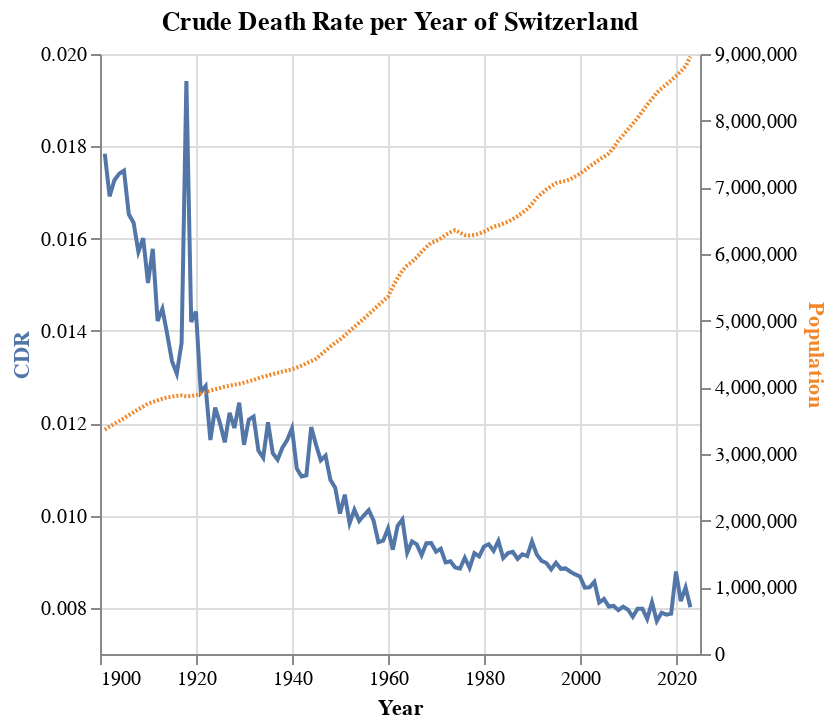

The notebook cell saved with this chart:
### Code cell
base = alt.Chart(df).encode(
    alt.X("Year:T", scale=alt.Scale(domain=["1900-01-01", "2025-01-01"]))
)

line_A = base.mark_line(color="#5276A7").encode(
    y=alt.Y("CDR:Q", scale=alt.Scale(zero=False), axis=alt.Axis(titleColor="#5276A7"))
)

line_B = base.mark_line(color="#F18727", strokeDash=[1]).encode(
    y=alt.Y("Population:Q", axis=alt.Axis(titleColor="#F18727"))
)

chart = (
    alt.layer(line_A, line_B)
    .resolve_scale(y="independent")
    .properties(title="Crude Death Rate per Year of Switzerland")
    .interactive()
)
# chart.save("swiss_mortality_chart.html")
chart

### Figure 1 — Vega specification as saved in the notebook (floating-point values rounded to 4 significant figures)
{"$schema": "https://vega.github.io/schema/vega/v5.json", "data": [{"name": "param_3_store"}, {"name": "source_0", "values": [{"CDR": 0.01784, "Population": 3364000.0, "Year": "1901-01-01T00:00:00.000"}, {"CDR": 0.01692, "Population": 3411000.0, "Year": "1902-01-01T00:00:00.000"}, {"CDR": 0.01726, "Population": 3454000.0, "Year": "1903-01-01T00:00:00.000"}, {"CDR": 0.01741, "Population": 3496000.0, "Year": "1904-01-01T00:00:00.000"}, {"CDR": 0.01747, "Population": 3537000.0, "Year": "1905-01-01T00:00:00.000"}, {"CDR": 0.01653, "Population": 3582000.0, "Year": "1906-01-01T00:00:00.000"}, {"CDR": 0.01634, "Population": 3625000.0, "Year": "1907-01-01T00:00:00.000"}, {"CDR": 0.01572, "Population": 3671000.0, "Year": "1908-01-01T00:00:00.000"}, {"CDR": 0.01601, "Population": 3712000.0, "Year": "1909-01-01T00:00:00.000"}, {"CDR": 0.01504, "Population": 3757000.0, "Year": "1910-01-01T00:00:00.000"}, {"CDR": 0.01578, "Population": 3778000.0, "Year": "1911-01-01T00:00:00.000"}, {"CDR": 0.01422, "Population": 3806000.0, "Year": "1912-01-01T00:00:00.000"}, {"CDR": 0.01448, "Population": 3828000.0, "Year": "1913-01-01T00:00:00.000"}, {"CDR": 0.01393, "Population": 3850000.0, "Year": "1914-01-01T00:00:00.000"}, {"CDR": 0.01335, "Population": 3861000.0, "Year": "1915-01-01T00:00:00.000"}, {"CDR": 0.01307, "Population": 3872000.0, "Year": "1916-01-01T00:00:00.000"}, {"CDR": 0.01374, "Population": 3879000.0, "Year": "1917-01-01T00:00:00.000"}, {"CDR": 0.01941, "Population": 3865000.0, "Year": "1918-01-01T00:00:00.000"}, {"CDR": 0.0142, "Population": 3869000.0, "Year": "1919-01-01T00:00:00.000"}, {"CDR": 0.01442, "Population": 3883000.0, "Year": "1920-01-01T00:00:00.000"}, {"CDR": 0.01267, "Population": 3909000.0, "Year": "1921-01-01T00:00:00.000"}, {"CDR": 0.0128, "Population": 3929000.0, "Year": "1922-01-01T00:00:00.000"}, {"CDR": 0.01163, "Population": 3952000.0, "Year": "1923-01-01T00:00:00.000"}, {"CDR": 0.01234, "Population": 3971000.0, "Year": "1924-01-01T00:00:00.000"}, {"CDR": 0.012, "Population": 3989000.0, "Year": "1925-01-01T00:00:00.000"}, {"CDR": 0.01159, "Population": 4010000.0, "Year": "1926-01-01T00:00:00.000"}, {"CDR": 0.01223, "Population": 4024000.0, "Year": "1927-01-01T00:00:00.000"}, {"CDR": 0.0119, "Population": 4040000.0, "Year": "1928-01-01T00:00:00.000"}, {"CDR": 0.01245, "Population": 4053000.0, "Year": "1929-01-01T00:00:00.000"}, {"CDR": 0.01153, "Population": 4070000.0, "Year": "1930-01-01T00:00:00.000"}, {"CDR": 0.01208, "Population": 4092000.0, "Year": "1931-01-01T00:00:00.000"}, {"CDR": 0.01214, "Population": 4110000.0, "Year": "1932-01-01T00:00:00.000"}, {"CDR": 0.01141, "Population": 4136000.0, "Year": "1933-01-01T00:00:00.000"}, {"CDR": 0.01125, "Population": 4160000.0, "Year": "1934-01-01T00:00:00.000"}, {"CDR": 0.01202, "Population": 4179000.0, "Year": "1935-01-01T00:00:00.000"}, {"CDR": 0.01135, "Population": 4199000.0, "Year": "1936-01-01T00:00:00.000"}, {"CDR": 0.01121, "Population": 4217000.0, "Year": "1937-01-01T00:00:00.000"}, {"CDR": 0.01147, "Population": 4235000.0, "Year": "1938-01-01T00:00:00.000"}, {"CDR": 0.01164, "Population": 4253000.0, "Year": "1939-01-01T00:00:00.000"}, {"CDR": 0.01189, "Population": 4269000.0, "Year": "1940-01-01T00:00:00.000"}, {"CDR": 0.01102, "Population": 4297000.0, "Year": "1941-01-01T00:00:00.000"}, {"CDR": 0.01085, "Population": 4327000.0, "Year": "1942-01-01T00:00:00.000"}, {"CDR": 0.01087, "Population": 4361000.0, "Year": "1943-01-01T00:00:00.000"}, {"CDR": 0.01192, "Population": 4392000.0, "Year": "1944-01-01T00:00:00.000"}, {"CDR": 0.01154, "Population": 4428000.0, "Year": "1945-01-01T00:00:00.000"}, {"CDR": 0.0112, "Population": 4490000.0, "Year": "1946-01-01T00:00:00.000"}, {"CDR": 0.0113, "Population": 4549000.0, "Year": "1947-01-01T00:00:00.000"}, {"CDR": 0.01077, "Population": 4611000.0, "Year": "1948-01-01T00:00:00.000"}, {"CDR": 0.0106, "Population": 4668000.0, "Year": "1949-01-01T00:00:00.000"}, {"CDR": 0.01004, "Population": 4717000.0, "Year": "1950-01-01T00:00:00.000"}, {"CDR": 0.01045, "Population": 4779000.0, "Year": "1951-01-01T00:00:00.000"}, {"CDR": 0.009831, "Population": 4844000.0, "Year": "1952-01-01T00:00:00.000"}, {"CDR": 0.01013, "Population": 4907000.0, "Year": "1953-01-01T00:00:00.000"}, {"CDR": 0.009881, "Population": 4970000.0, "Year": "1954-01-01T00:00:00.000"}, {"CDR": 0.01001, "Population": 5034000.0, "Year": "1955-01-01T00:00:00.000"}, {"CDR": 0.01012, "Population": 5097000.0, "Year": "1956-01-01T00:00:00.000"}, {"CDR": 0.009891, "Population": 5163000.0, "Year": "1957-01-01T00:00:00.000"}, {"CDR": 0.009423, "Population": 5230000.0, "Year": "1958-01-01T00:00:00.000"}, {"CDR": 0.009457, "Population": 5296000.0, "Year": "1959-01-01T00:00:00.000"}, {"CDR": 0.009719, "Population": 5360000.0, "Year": "1960-01-01T00:00:00.000"}, {"CDR": 0.009259, "Population": 5508000.0, "Year": "1961-01-01T00:00:00.000"}, {"CDR": 0.009775, "Population": 5639000.0, "Year": "1962-01-01T00:00:00.000"}, {"CDR": 0.009912, "Population": 5749000.0, "Year": "1963-01-01T00:00:00.000"}, {"CDR": 0.009197, "Population": 5829000.0, "Year": "1964-01-01T00:00:00.000"}, {"CDR": 0.009441, "Population": 5884000.0, "Year": "1965-01-01T00:00:00.000"}, {"CDR": 0.009375, "Population": 5952000.0, "Year": "1966-01-01T00:00:00.000"}, {"CDR": 0.009143, "Population": 6031000.0, "Year": "1967-01-01T00:00:00.000"}, {"CDR": 0.009399, "Population": 6104000.0, "Year": "1968-01-01T00:00:00.000"}, {"CDR": 0.009403, "Population": 6169000.0, "Year": "1969-01-01T00:00:00.000"}, {"CDR": 0.009219, "Population": 6193000.0, "Year": "1970-01-01T00:00:00.000"}, {"CDR": 0.009281, "Population": 6234000.0, "Year": "1971-01-01T00:00:00.000"}, {"CDR": 0.008983, "Population": 6288000.0, "Year": "1972-01-01T00:00:00.000"}, {"CDR": 0.009008, "Population": 6327000.0, "Year": "1973-01-01T00:00:00.000"}, {"CDR": 0.008874, "Population": 6356000.0, "Year": "1974-01-01T00:00:00.000"}, {"CDR": 0.008847, "Population": 6321000.0, "Year": "1975-01-01T00:00:00.000"}, {"CDR": 0.009086, "Population": 6284000.0, "Year": "1976-01-01T00:00:00.000"}, {"CDR": 0.008865, "Population": 6278000.0, "Year": "1977-01-01T00:00:00.000"}, {"CDR": 0.009183, "Population": 6285000.0, "Year": "1978-01-01T00:00:00.000"}, {"CDR": 0.009115, "Population": 6304000.0, "Year": "1979-01-01T00:00:00.000"}, {"CDR": 0.009328, "Population": 6335000.0, "Year": "1980-01-01T00:00:00.000"}, {"CDR": 0.009378, "Population": 6373000.0, "Year": "1981-01-01T00:00:00.000"}, {"CDR": 0.009237, "Population": 6410000.0, "Year": "1982-01-01T00:00:00.000"}, {"CDR": 0.009452, "Population": 6428000.0, "Year": "1983-01-01T00:00:00.000"}, {"CDR": 0.009077, "Population": 6456000.0, "Year": "1984-01-01T00:00:00.000"}, {"CDR": 0.009188, "Population": 6485000.0, "Year": "1985-01-01T00:00:00.000"}, {"CDR": 0.009214, "Population": 6523000.0, "Year": "1986-01-01T00:00:00.000"}, {"CDR": 0.009062, "Population": 6567000.0, "Year": "1987-01-01T00:00:00.000"}, {"CDR": 0.009161, "Population": 6620000.0, "Year": "1988-01-01T00:00:00.000"}, {"CDR": 0.009122, "Population": 6674000.0, "Year": "1989-01-01T00:00:00.000"}, {"CDR": 0.009442, "Population": 6751000.0, "Year": "1990-01-01T00:00:00.000"}, {"CDR": 0.009153, "Population": 6843000.0, "Year": "1991-01-01T00:00:00.000"}, {"CDR": 0.009019, "Population": 6908000.0, "Year": "1992-01-01T00:00:00.000"}, {"CDR": 0.008971, "Population": 6969000.0, "Year": "1993-01-01T00:00:00.000"}, {"CDR": 0.008831, "Population": 7019000.0, "Year": "1994-01-01T00:00:00.000"}, {"CDR": 0.008975, "Population": 7062000.0, "Year": "1995-01-01T00:00:00.000"}, {"CDR": 0.008845, "Population": 7081000.0, "Year": "1996-01-01T00:00:00.000"}, {"CDR": 0.008855, "Population": 7096000.0, "Year": "1997-01-01T00:00:00.000"}, {"CDR": 0.008783, "Population": 7124000.0, "Year": "1998-01-01T00:00:00.000"}, {"CDR": 0.008724, "Population": 7164000.0, "Year": "1999-01-01T00:00:00.000"}, {"CDR": 0.00868, "Population": 7204000.0, "Year": "2000-01-01T00:00:00.000"}, {"CDR": 0.008439, "Population": 7256000.0, "Year": "2001-01-01T00:00:00.000"}, {"CDR": 0.008445, "Population": 7314000.0, "Year": "2002-01-01T00:00:00.000"}, {"CDR": 0.008564, "Population": 7364000.0, "Year": "2003-01-01T00:00:00.000"}, {"CDR": 0.008116, "Population": 7415000.0, "Year": "2004-01-01T00:00:00.000"}, {"CDR": 0.008195, "Population": 7459000.0, "Year": "2005-01-01T00:00:00.000"}, {"CDR": 0.008028, "Population": 7509000.0, "Year": "2006-01-01T00:00:00.000"}, {"CDR": 0.008045, "Population": 7593000.0, "Year": "2007-01-01T00:00:00.000"}, {"CDR": 0.00795, "Population": 7702000.0, "Year": "2008-01-01T00:00:00.000"}, {"CDR": 0.008024, "Population": 7786000.0, "Year": "2009-01-01T00:00:00.000"}, {"CDR": 0.00796, "Population": 7870000.0, "Year": "2010-01-01T00:00:00.000"}, {"CDR": 0.007806, "Population": 7955000.0, "Year": "2011-01-01T00:00:00.000"}, {"CDR": 0.007983, "Population": 8039000.0, "Year": "2012-01-01T00:00:00.000"}, {"CDR": 0.007981, "Population": 8140000.0, "Year": "2013-01-01T00:00:00.000"}, {"CDR": 0.007762, "Population": 8238000.0, "Year": "2014-01-01T00:00:00.000"}, {"CDR": 0.008119, "Population": 8327000.0, "Year": "2015-01-01T00:00:00.000"}, {"CDR": 0.007716, "Population": 8420000.0, "Year": "2016-01-01T00:00:00.000"}, {"CDR": 0.007894, "Population": 8484000.0, "Year": "2017-01-01T00:00:00.000"}, {"CDR": 0.007852, "Population": 8545000.0, "Year": "2018-01-01T00:00:00.000"}, {"CDR": 0.007876, "Population": 8606000.0, "Year": "2019-01-01T00:00:00.000"}, {"CDR": 0.008788, "Population": 8670000.0, "Year": "2020-01-01T00:00:00.000"}, {"CDR": 0.008147, "Population": 8739000.0, "Year": "2021-01-01T00:00:00.000"}, {"CDR": 0.008443, "Population": 8815000.0, "Year": "2022-01-01T00:00:00.000"}, {"CDR": 0.008014, "Population": 8962000.0, "Year": "2023-01-01T00:00:00.000"}], "transform": [{"type": "formula", "expr": "toDate(datum['Year'])", "as": "Year"}]}, {"name": "source_0_view_1_y_domain_CDR", "values": [{"min": 0.007716, "max": 0.01941}]}, {"name": "source_0_layer_1_y_domain_Population", "values": [{"min": 3364000.0, "max": 8962000.0}]}], "signals": [{"name": "unit", "value": {}, "on": [{"events": "pointermove", "update": "isTuple(group()) ? group() : unit"}]}, {"name": "param_3", "update": "vlSelectionResolve(\"param_3_store\", \"union\")"}, {"name": "param_3_Year", "on": [{"events": [{"source": "view", "type": "dblclick"}], "update": "null"}, {"events": {"signal": "param_3_translate_delta"}, "update": "panLinear(param_3_translate_anchor.extent_x, -param_3_translate_delta.x / width)"}, {"events": {"signal": "param_3_zoom_delta"}, "update": "zoomLinear(domain(\"x\"), param_3_zoom_anchor.x, param_3_zoom_delta)"}]}, {"name": "param_3_CDR", "on": [{"events": [{"source": "view", "type": "dblclick"}], "update": "null"}, {"events": {"signal": "param_3_translate_delta"}, "update": "panLinear(param_3_translate_anchor.extent_y, param_3_translate_delta.y / height)"}, {"events": {"signal": "param_3_zoom_delta"}, "update": "zoomLinear(domain(\"view_1_y\"), param_3_zoom_anchor.y, param_3_zoom_delta)"}]}, {"name": "param_3_tuple", "on": [{"events": [{"signal": "param_3_Year || param_3_CDR"}], "update": "param_3_Year && param_3_CDR ? {unit: \"view_1\", fields: param_3_tuple_fields, values: [param_3_Year,param_3_CDR]} : null"}]}, {"name": "param_3_tuple_fields", "value": [{"field": "Year", "channel": "x", "type": "R"}, {"field": "CDR", "channel": "y", "type": "R"}]}, {"name": "param_3_translate_anchor", "value": {}, "on": [{"events": [{"source": "scope", "type": "pointerdown"}], "update": "{x: x(unit), y: y(unit), extent_x: domain(\"x\"), extent_y: domain(\"view_1_y\")}"}]}, {"name": "param_3_translate_delta", "value": {}, "on": [{"events": [{"source": "window", "between": [{"source": "scope", "type": "pointerdown"}, {"source": "window", "type": "pointerup"}], "type": "pointermove", "consume": true}], "update": "{x: param_3_translate_anchor.x - x(unit), y: param_3_translate_anchor.y - y(unit)}"}]}, {"name": "param_3_zoom_anchor", "on": [{"events": [{"source": "scope", "type": "wheel", "consume": true}], "update": "{x: invert(\"x\", x(unit)), y: invert(\"view_1_y\", y(unit))}"}]}, {"name": "param_3_zoom_delta", "on": [{"events": [{"source": "scope", "consume": true, "type": "wheel"}], "update": "pow(1.001, event.deltaY * pow(16, event.deltaMode))", "force": true}]}, {"name": "param_3_modify", "on": [{"events": {"signal": "param_3_tuple"}, "update": "modify(\"param_3_store\", param_3_tuple, true)"}]}], "marks": [{"type": "line", "name": "view_1_marks", "from": {"data": "source_0"}, "sort": {"field": "x"}, "encode": {"update": {"x": {"field": "Year", "scale": "x"}, "defined": {"signal": "isValid(datum[\"Year\"]) && isFinite(+datum[\"Year\"]) && isValid(datum[\"CDR\"]) && isFinite(+datum[\"CDR\"])"}, "y": {"field": "CDR", "scale": "view_1_y"}, "stroke": {"value": "#5276A7"}}}, "interactive": true, "style": ["line"], "clip": true}, {"type": "line", "name": "layer_1_marks", "from": {"data": "source_0"}, "sort": {"field": "x"}, "encode": {"update": {"stroke": {"value": "#F18727"}, "x": {"field": "Year", "scale": "x"}, "y": {"field": "Population", "scale": "layer_1_y"}, "strokeDash": {"value": [1]}, "defined": {"signal": "isValid(datum[\"Year\"]) && isFinite(+datum[\"Year\"]) && isValid(datum[\"Population\"]) && isFinite(+datum[\"Population\"])"}}}, "clip": true, "style": ["line"], "interactive": false}], "scales": [{"name": "x", "type": "time", "domain": {"fields": [{"signal": "{data: datetime(\"1900-01-01\")}"}, {"signal": "{data: datetime(\"2025-01-01\")}"}]}, "range": [0, {"signal": "width"}], "domainRaw": {"signal": "param_3[\"Year\"]"}}, {"name": "view_1_y", "type": "linear", "domain": [{"signal": "(data(\"source_0_view_1_y_domain_CDR\")[0] || {}).min"}, {"signal": "(data(\"source_0_view_1_y_domain_CDR\")[0] || {}).max"}], "range": [{"signal": "height"}, 0], "domainRaw": {"signal": "param_3[\"CDR\"]"}, "nice": true, "zero": false}, {"name": "layer_1_y", "type": "linear", "domain": [{"signal": "(data(\"source_0_layer_1_y_domain_Population\")[0] || {}).min"}, {"signal": "(data(\"source_0_layer_1_y_domain_Population\")[0] || {}).max"}], "range": [{"signal": "height"}, 0], "nice": true, "zero": true}], "axes": [{"scale": "x", "gridScale": "view_1_y", "labels": false, "ticks": false, "grid": true, "tickCount": {"signal": "ceil(width/40)"}, "minExtent": 0, "maxExtent": 0, "zindex": 0, "orient": "bottom", "aria": false, "domain": false}, {"scale": "view_1_y", "labels": false, "grid": true, "domain": false, "maxExtent": 0, "gridScale": "x", "orient": "left", "aria": false, "minExtent": 0, "ticks": false, "tickCount": {"signal": "ceil(height/40)"}, "zindex": 0}, {"scale": "x", "grid": false, "orient": "bottom", "labelFlush": true, "zindex": 0, "title": "Year", "labelOverlap": true, "tickCount": {"signal": "ceil(width/40)"}}, {"scale": "view_1_y", "orient": "left", "titleColor": "#5276A7", "title": "CDR", "grid": false, "labelOverlap": true, "tickCount": {"signal": "ceil(height/40)"}, "zindex": 0}, {"scale": "layer_1_y", "titleColor": "#F18727", "zindex": 0, "labelOverlap": true, "tickCount": {"signal": "ceil(height/40)"}, "orient": "right", "grid": false, "title": "Population"}], "title": {"text": "Crude Death Rate per Year of Switzerland", "frame": "group"}, "background": "white", "height": 300, "padding": 5, "style": "cell", "width": 300}
